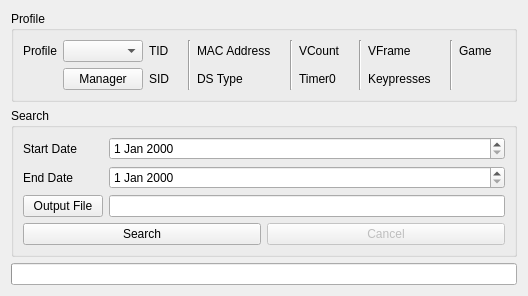
<?xml version="1.0" encoding="UTF-8"?>
<ui version="4.0">
 <class>SHA1CacheFinder</class>
 <widget class="QWidget" name="SHA1CacheFinder">
  <property name="geometry">
   <rect>
    <x>0</x>
    <y>0</y>
    <width>496</width>
    <height>290</height>
   </rect>
  </property>
  <property name="windowTitle">
   <string>SHA1 Cache Finder</string>
  </property>
  <layout class="QVBoxLayout" name="verticalLayout">
   <item>
    <widget class="QGroupBox" name="groupBoxProfile">
     <property name="title">
      <string>Profile</string>
     </property>
     <layout class="QGridLayout" name="gridLayout_5">
      <item row="0" column="0">
       <widget class="QLabel" name="labelProfile">
        <property name="text">
         <string>Profile</string>
        </property>
       </widget>
      </item>
      <item row="0" column="1">
       <widget class="QComboBox" name="comboBoxProfiles"/>
      </item>
      <item row="1" column="1">
       <widget class="QPushButton" name="pushButtonProfileManager">
        <property name="text">
         <string>Manager</string>
        </property>
       </widget>
      </item>
      <item row="0" column="2">
       <widget class="QLabel" name="labelProfileTID">
        <property name="text">
         <string>TID</string>
        </property>
       </widget>
      </item>
      <item row="0" column="3">
       <widget class="QLabel" name="labelProfileTIDValue"/>
      </item>
      <item row="1" column="2">
       <widget class="QLabel" name="labelProfileSID">
        <property name="text">
         <string>SID</string>
        </property>
       </widget>
      </item>
      <item row="1" column="3">
       <widget class="QLabel" name="labelProfileSIDValue"/>
      </item>
      <item row="0" column="4" rowspan="2">
       <widget class="Line" name="line_4">
        <property name="orientation">
         <enum>Qt::Orientation::Vertical</enum>
        </property>
       </widget>
      </item>
      <item row="0" column="5">
       <widget class="QLabel" name="labelProfileMACAddress">
        <property name="text">
         <string>MAC Address</string>
        </property>
       </widget>
      </item>
      <item row="0" column="6">
       <widget class="QLabel" name="labelProfileMACAddressValue"/>
      </item>
      <item row="1" column="5">
       <widget class="QLabel" name="labelProfileDSType">
        <property name="text">
         <string>DS Type</string>
        </property>
       </widget>
      </item>
      <item row="1" column="6">
       <widget class="QLabel" name="labelProfileDSTypeValue"/>
      </item>
      <item row="0" column="7" rowspan="2">
       <widget class="Line" name="line_3">
        <property name="orientation">
         <enum>Qt::Orientation::Vertical</enum>
        </property>
       </widget>
      </item>
      <item row="0" column="8">
       <widget class="QLabel" name="labelProfileVCount">
        <property name="text">
         <string>VCount</string>
        </property>
       </widget>
      </item>
      <item row="0" column="9">
       <widget class="QLabel" name="labelProfileVCountValue"/>
      </item>
      <item row="1" column="8">
       <widget class="QLabel" name="labelProfileTimer0">
        <property name="text">
         <string>Timer0</string>
        </property>
       </widget>
      </item>
      <item row="1" column="9">
       <widget class="QLabel" name="labelProfileTimer0Value"/>
      </item>
      <item row="0" column="10" rowspan="2">
       <widget class="Line" name="line_2">
        <property name="orientation">
         <enum>Qt::Orientation::Vertical</enum>
        </property>
       </widget>
      </item>
      <item row="0" column="13" rowspan="2">
       <widget class="Line" name="line">
        <property name="orientation">
         <enum>Qt::Orientation::Vertical</enum>
        </property>
       </widget>
      </item>
      <item row="0" column="11">
       <widget class="QLabel" name="labelProfileVFrame">
        <property name="text">
         <string>VFrame</string>
        </property>
       </widget>
      </item>
      <item row="0" column="12">
       <widget class="QLabel" name="labelProfileVFrameValue"/>
      </item>
      <item row="1" column="11">
       <widget class="QLabel" name="labelProfileKeypresses">
        <property name="text">
         <string>Keypresses</string>
        </property>
       </widget>
      </item>
      <item row="1" column="12">
       <widget class="QLabel" name="labelProfileKeypressesValue"/>
      </item>
      <item row="0" column="14">
       <widget class="QLabel" name="labelProfileGame">
        <property name="text">
         <string>Game</string>
        </property>
       </widget>
      </item>
      <item row="0" column="15">
       <widget class="QLabel" name="labelProfileGameValue"/>
      </item>
     </layout>
    </widget>
   </item>
   <item>
    <widget class="QGroupBox" name="groupBox">
     <property name="title">
      <string>Search</string>
     </property>
     <layout class="QGridLayout" name="gridLayout">
      <item row="0" column="0">
       <widget class="QLabel" name="labelStartDate">
        <property name="text">
         <string>Start Date</string>
        </property>
       </widget>
      </item>
      <item row="0" column="1">
       <widget class="DateEdit" name="dateEditStartDate"/>
      </item>
      <item row="1" column="0">
       <widget class="QLabel" name="labelEndDate">
        <property name="text">
         <string>End Date</string>
        </property>
       </widget>
      </item>
      <item row="1" column="1">
       <widget class="DateEdit" name="dateEditEndDate"/>
      </item>
      <item row="2" column="0">
       <widget class="QPushButton" name="pushButtonOutputFile">
        <property name="text">
         <string>Output File</string>
        </property>
       </widget>
      </item>
      <item row="2" column="1">
       <widget class="QLineEdit" name="lineEditOutputFile">
        <property name="readOnly">
         <bool>true</bool>
        </property>
       </widget>
      </item>
      <item row="3" column="0" colspan="2">
       <layout class="QHBoxLayout" name="horizontalLayout">
        <item>
         <widget class="QPushButton" name="pushButtonSearch">
          <property name="text">
           <string>Search</string>
          </property>
         </widget>
        </item>
        <item>
         <widget class="QPushButton" name="pushButtonCancel">
          <property name="enabled">
           <bool>false</bool>
          </property>
          <property name="text">
           <string>Cancel</string>
          </property>
         </widget>
        </item>
       </layout>
      </item>
     </layout>
    </widget>
   </item>
   <item>
    <widget class="QProgressBar" name="progressBar"/>
   </item>
  </layout>
 </widget>
 <customwidgets>
  <customwidget>
   <class>DateEdit</class>
   <extends>QDateEdit</extends>
   <header>Form/Controls/DateEdit.hpp</header>
  </customwidget>
 </customwidgets>
 <tabstops>
  <tabstop>comboBoxProfiles</tabstop>
  <tabstop>pushButtonProfileManager</tabstop>
  <tabstop>dateEditStartDate</tabstop>
  <tabstop>dateEditEndDate</tabstop>
  <tabstop>pushButtonOutputFile</tabstop>
  <tabstop>lineEditOutputFile</tabstop>
  <tabstop>pushButtonSearch</tabstop>
  <tabstop>pushButtonCancel</tabstop>
 </tabstops>
 <resources/>
 <connections/>
</ui>
